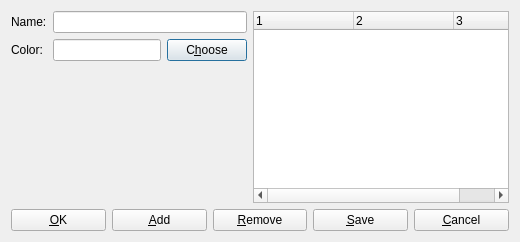
<?xml version="1.0" encoding="UTF-8"?>
<ui version="4.0">
 <class>SportsDialog</class>
 <widget class="QDialog" name="SportsDialog">
  <property name="windowTitle">
   <string>Manage Sports</string>
  </property>
  <layout class="QVBoxLayout" name="verticalLayout_2">
   <item>
    <layout class="QHBoxLayout" name="horizontalLayout">
     <item>
      <layout class="QVBoxLayout" name="verticalLayout">
       <item>
        <layout class="QHBoxLayout" name="horizontalLayout_3">
         <item>
          <widget class="QLabel" name="nameLabel">
           <property name="text">
            <string>Name:</string>
           </property>
          </widget>
         </item>
         <item>
          <widget class="QLineEdit" name="nameLineEdit">
           <property name="maxLength">
            <number>50</number>
           </property>
          </widget>
         </item>
        </layout>
       </item>
       <item>
        <layout class="QHBoxLayout" name="horizontalLayout_5">
         <item>
          <widget class="QLabel" name="colorLabel">
           <property name="text">
            <string>Color: </string>
           </property>
          </widget>
         </item>
         <item>
          <widget class="QLineEdit" name="colorLineEdit">
           <property name="maxLength">
            <number>7</number>
           </property>
          </widget>
         </item>
         <item>
          <widget class="QPushButton" name="choosePushButton">
           <property name="text">
            <string>C&amp;hoose</string>
           </property>
          </widget>
         </item>
        </layout>
       </item>
       <item>
        <spacer name="verticalSpacer">
         <property name="orientation">
          <enum>Qt::Vertical</enum>
         </property>
         <property name="sizeHint" stdset="0">
          <size>
           <width>20</width>
           <height>40</height>
          </size>
         </property>
        </spacer>
       </item>
      </layout>
     </item>
     <item>
      <widget class="QTreeWidget" name="sportsTreeWidget">
       <property name="columnCount">
        <number>3</number>
       </property>
       <column>
        <property name="text">
         <string notr="true">1</string>
        </property>
       </column>
       <column>
        <property name="text">
         <string notr="true">2</string>
        </property>
       </column>
       <column>
        <property name="text">
         <string notr="true">3</string>
        </property>
       </column>
      </widget>
     </item>
    </layout>
   </item>
   <item>
    <layout class="QHBoxLayout" name="horizontalLayout_2">
     <item>
      <widget class="QPushButton" name="okPushButton">
       <property name="text">
        <string>&amp;OK</string>
       </property>
      </widget>
     </item>
     <item>
      <widget class="QPushButton" name="addPushButton">
       <property name="text">
        <string>&amp;Add</string>
       </property>
      </widget>
     </item>
     <item>
      <widget class="QPushButton" name="removePushButton">
       <property name="text">
        <string>&amp;Remove</string>
       </property>
      </widget>
     </item>
     <item>
      <widget class="QPushButton" name="savePushButton">
       <property name="text">
        <string>&amp;Save</string>
       </property>
      </widget>
     </item>
     <item>
      <widget class="QPushButton" name="cancelPushButton">
       <property name="text">
        <string>&amp;Cancel</string>
       </property>
      </widget>
     </item>
    </layout>
   </item>
  </layout>
 </widget>
 <resources/>
 <connections>
  <connection>
   <sender>addPushButton</sender>
   <signal>clicked()</signal>
   <receiver>SportsDialog</receiver>
   <slot>slotAdd()</slot>
   <hints>
    <hint type="sourcelabel">
     <x>158</x>
     <y>222</y>
    </hint>
    <hint type="destinationlabel">
     <x>259</x>
     <y>122</y>
    </hint>
   </hints>
  </connection>
  <connection>
   <sender>okPushButton</sender>
   <signal>clicked()</signal>
   <receiver>SportsDialog</receiver>
   <slot>slotOk()</slot>
   <hints>
    <hint type="sourcelabel">
     <x>57</x>
     <y>222</y>
    </hint>
    <hint type="destinationlabel">
     <x>259</x>
     <y>122</y>
    </hint>
   </hints>
  </connection>
  <connection>
   <sender>cancelPushButton</sender>
   <signal>clicked()</signal>
   <receiver>SportsDialog</receiver>
   <slot>slotCancel()</slot>
   <hints>
    <hint type="sourcelabel">
     <x>462</x>
     <y>222</y>
    </hint>
    <hint type="destinationlabel">
     <x>259</x>
     <y>122</y>
    </hint>
   </hints>
  </connection>
  <connection>
   <sender>removePushButton</sender>
   <signal>clicked()</signal>
   <receiver>SportsDialog</receiver>
   <slot>slotRemove()</slot>
   <hints>
    <hint type="sourcelabel">
     <x>259</x>
     <y>222</y>
    </hint>
    <hint type="destinationlabel">
     <x>259</x>
     <y>122</y>
    </hint>
   </hints>
  </connection>
  <connection>
   <sender>savePushButton</sender>
   <signal>clicked()</signal>
   <receiver>SportsDialog</receiver>
   <slot>slotSave()</slot>
   <hints>
    <hint type="sourcelabel">
     <x>361</x>
     <y>222</y>
    </hint>
    <hint type="destinationlabel">
     <x>259</x>
     <y>122</y>
    </hint>
   </hints>
  </connection>
  <connection>
   <sender>choosePushButton</sender>
   <signal>clicked()</signal>
   <receiver>SportsDialog</receiver>
   <slot>slotSetColor()</slot>
   <hints>
    <hint type="sourcelabel">
     <x>206</x>
     <y>57</y>
    </hint>
    <hint type="destinationlabel">
     <x>259</x>
     <y>122</y>
    </hint>
   </hints>
  </connection>
  <connection>
   <sender>sportsTreeWidget</sender>
   <signal>itemClicked(QTreeWidgetItem*,int)</signal>
   <receiver>SportsDialog</receiver>
   <slot>slotSetNameText(QTreeWidgetItem*,int)</slot>
   <hints>
    <hint type="sourcelabel">
     <x>382</x>
     <y>105</y>
    </hint>
    <hint type="destinationlabel">
     <x>259</x>
     <y>122</y>
    </hint>
   </hints>
  </connection>
 </connections>
 <slots>
  <slot>slotOk()</slot>
  <slot>slotAdd()</slot>
  <slot>slotRemove()</slot>
  <slot>slotSave()</slot>
  <slot>slotCancel()</slot>
  <slot>slotSetColor()</slot>
  <slot>slotSetNameText(QTreeWidgetItem*,int)</slot>
 </slots>
</ui>
